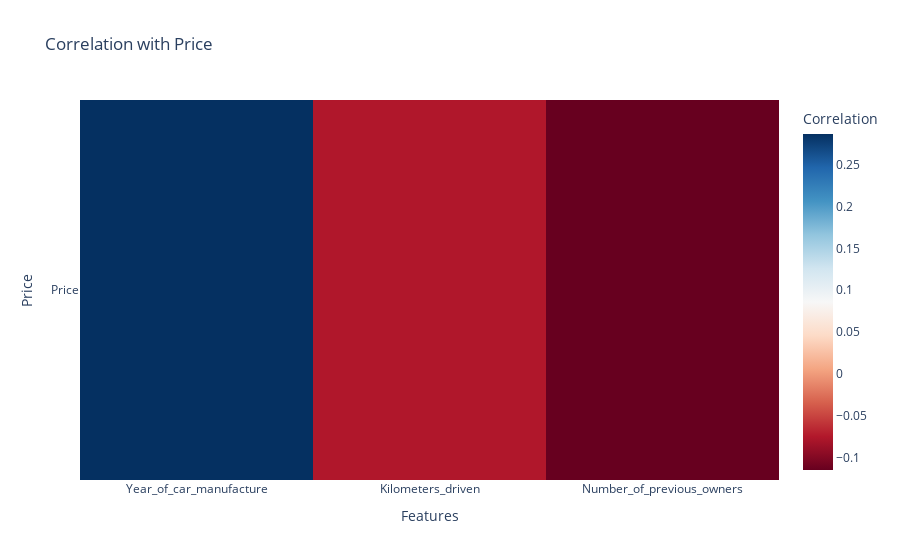

The notebook cell saved with this chart:
### Code cell
# Selecting numerical columns
numeric_columns = df_1.select_dtypes(include=['number'])

# correlation 
correlation_with_price = numeric_columns.corr()['Price'].drop('Price')

# heatmap
fig = go.Figure(data=go.Heatmap(
    z=correlation_with_price.values.reshape(1, -1),
    x=correlation_with_price.index,
    y=['Price'],
    colorscale='RdBu',
    colorbar=dict(title='Correlation'),
))


fig.update_layout(
    title='Correlation with Price',
    xaxis_title='Features',
    yaxis_title='Price',
)
fig.show()

### Figure 1 — Plotly figure (JSON) as saved in the notebook; plotly's stock layout.template omitted (floating-point values rounded to 4 significant figures)
{"data": [{"colorbar": {"title": {"text": "Correlation"}}, "colorscale": [[0, "rgb(103,0,31)"], [0.1, "rgb(178,24,43)"], [0.2, "rgb(214,96,77)"], [0.3, "rgb(244,165,130)"], [0.4, "rgb(253,219,199)"], [0.5, "rgb(247,247,247)"], [0.6, "rgb(209,229,240)"], [0.7, "rgb(146,197,222)"], [0.8, "rgb(67,147,195)"], [0.9, "rgb(33,102,172)"], [1, "rgb(5,48,97)"]], "type": "heatmap", "x": ["Year_of_car_manufacture", "Kilometers_driven", "Number_of_previous_owners"], "y": ["Price"], "z": [[0.2865, -0.07585, -0.1147]]}], "layout": {"title": {"text": "Correlation with Price"}, "xaxis": {"title": {"text": "Features"}}, "yaxis": {"title": {"text": "Price"}}}}
